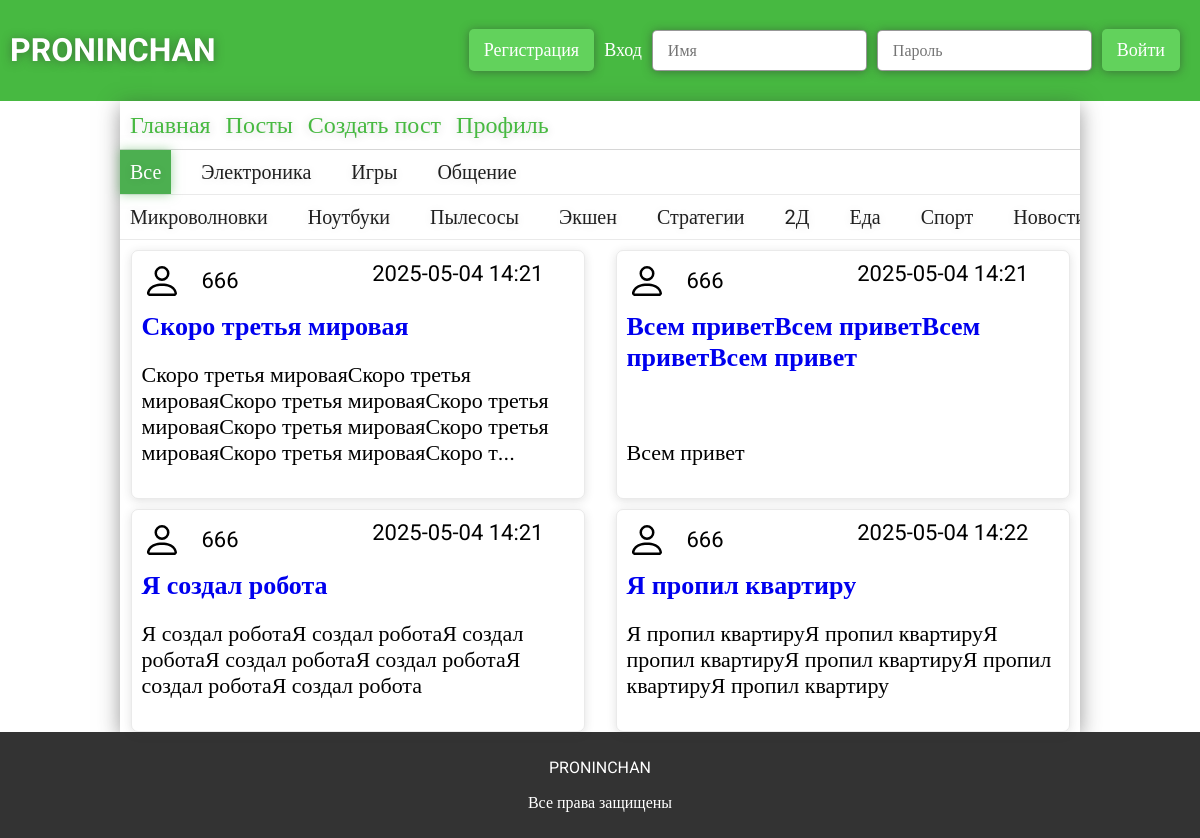
/posts, run on an earlier commit of the app's database.
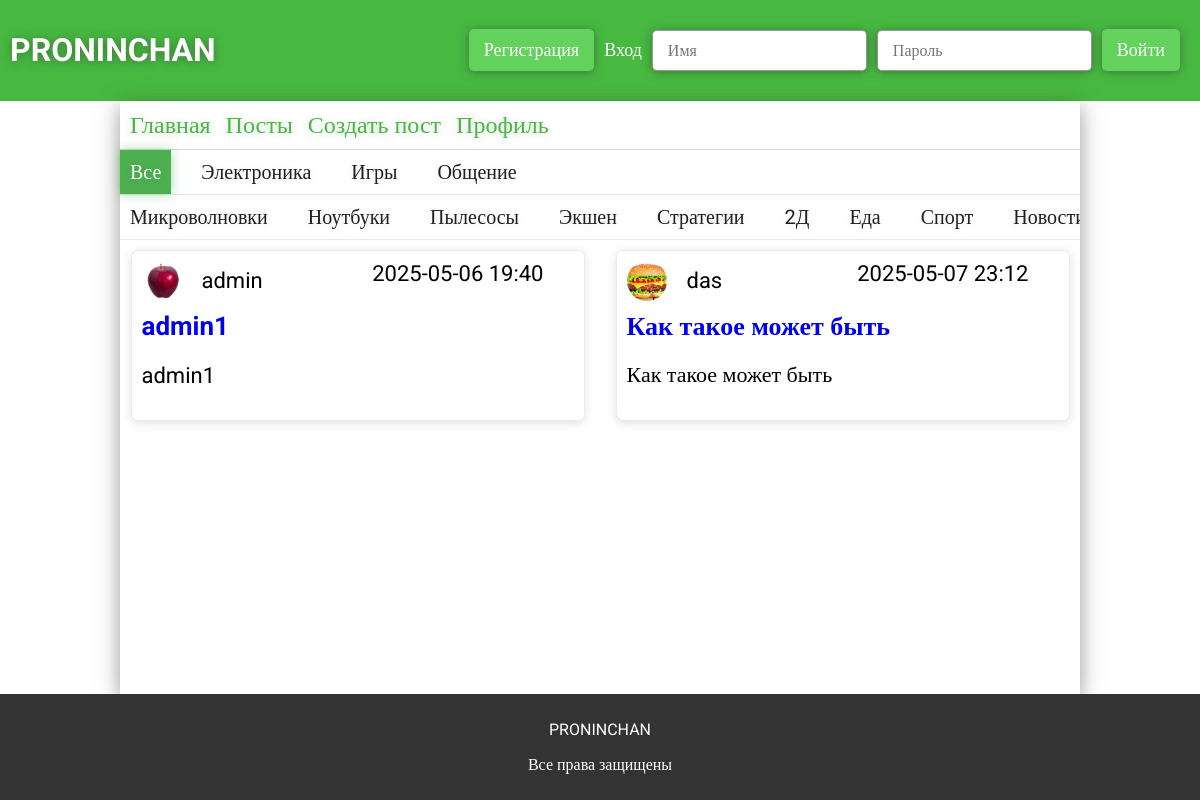
And on a later commit of the database.
### app.py (models this page shows)
class ForumSections(db.Model):
    __tablename__ = 'forum_sections'
    id = db.Column(db.Integer, primary_key=True)
    section = db.Column(db.String(32), unique=True, nullable=False)
    category = db.relationship('ForumCategory', backref='section', lazy=True, cascade="all, delete-orphan")
    posts = db.relationship('ForumPosts', backref='section', lazy=True, cascade="all, delete-orphan")

class ForumCategory(db.Model):
    __tablename__ = 'forum_categories'
    id = db.Column(db.Integer, primary_key=True)
    category = db.Column(db.String(32), unique=True, nullable=False)
    section_id = db.Column(db.Integer, db.ForeignKey('forum_sections.id'), nullable=False)
    posts = db.relationship('ForumPosts', backref='category', lazy=True, cascade="all, delete-orphan")

class ForumPosts(db.Model):
    __tablename__ = 'forum_posts'
    id = db.Column(db.Integer, primary_key=True)
    user_id = db.Column(db.Integer, db.ForeignKey('users.id'), nullable=False)
    theme = db.Column(db.String(124), nullable=False)
    text = db.Column(db.Text, nullable=False)
    section_id = db.Column(db.Integer, db.ForeignKey('forum_sections.id'), nullable=False)
    category_id = db.Column(db.Integer, db.ForeignKey('forum_categories.id'), nullable=False)
    created_at = db.Column(db.DateTime, default=datetime.now)
    user = db.relationship("Users", backref="posts")
    sections = db.relationship("ForumSections")
    categories = db.relationship("ForumCategory")
    all_comments = db.relationship("ForumComments", backref="forum_post", cascade="all, delete-orphan")

class Users(db.Model):
    __tablename__ = 'users'
    id = db.Column(db.Integer, primary_key=True)
    username = db.Column(db.String(32), unique=True, nullable=False)
    photo = db.Column(db.String(124))
    email = db.Column(db.String(64), unique=True, nullable=False)
    password = db.Column(db.String(30), nullable=False)
    access = db.Column(db.String(64), nullable=False, default='user')
    all_posts = db.relationship("ForumPosts", backref="user_author", cascade="all, delete-orphan")
    all_comments = db.relationship("ForumComments", backref="user_author")

### app.py (the view)
@app.route('/posts')
def posts():
    sections = ForumSections.query.all()
    category = ForumCategory.query.all()
    posts = ForumPosts.query.all()
    if 'user' in session:
        try:
            access = (Users.query.filter_by(id=session['user']).first()).access
        except:
            return redirect(url_for('logout'))
        return render_template('posts.html', posts=posts, category=category, sections=sections, access=access)
    else:
        return render_template('posts.html', posts=posts, category=category, sections=sections)

### templates/posts.html (shortened to what this page needs)
{% extends 'main.html' %}
{% block main %}
<link rel="stylesheet" href="{{url_for('static', filename='css/posts.css')}}">
<div class="posts">
    <div class="posts-sections">
        <p class="section" data-section-id="all">Все</p>
        {% for section in sections %}
            <p class="section" data-section-id="{{section.id}}">{{section.section}}</p>
        {% endfor %}
    </div>
    <div class="posts-categories">
        {% for category in category %}
            <p class="category" data-section-id="{{category.section_id}}" data-category-id="{{category.id}}">{{category.category}}</p>
        {% endfor %}
    </div>
    <div class="posts-container">
        {% for post in posts %}
            <div class="post" id="post-{{post.id}}" data-section-id="{{post.sections.id}}" data-category-id="{{post.categories.id}}">
                <div class="posts-container-created">
                    <div>
                        <img src="{{ url_for('static', filename=post.user.photo) if post.user.photo else url_for('static', filename='img/person.svg') }}" alt="">
                        <p class="user-{{post.user.id}}">{{post.user.username}}{% if access == 'admin' %}<button class="ban-button" value="{{post.user.id}}" data-user="{{post.user.username}}">забанить</button>{% endif %}</p>
                    </div>
                    <p class="post-created">{{post.created_at.strftime('%Y-%m-%d %H:%M')}}</p>
                </div>
                <a class="post-theme" href="{{url_for('post', post=post.id)}}">{{post.theme | truncate(40, True, '...')}}</a>
                <p class="post-text"  data-text="{{post.text}}">{{post.text | truncate(150, True, '...')}}</p>
            </div>
        {% endfor %}
    </div>
</div>
{% endblock %}

### templates/main.html (shortened to what this page needs)
{% extends 'base.html' %}

### templates/base.html (shortened to what this page needs)
<!DOCTYPE html>
<html lang="en">
<head>
    <link rel="stylesheet" href="{{ url_for('static', filename='css/base.css') }}">
</head>
<body>
    <header class="header">
        <h1>PRONINCHAN</h1>
        <div>
            {% if not session['user'] %}
            <button id="reg-btn">Регистрация</button>
            <form action="" id="log-form">
                <p id="log-message">Вход</p>
                <input type="text" name="login" id="login" placeholder="Имя">
                <input type="password" name="password" id="password" placeholder="Пароль">
                <button>Войти</button>
            </form>
            {% else %}
                <button><a href="{{url_for('logout')}}">Выйти</a></button>
            {% endif %}
        </div>
    </header>
    <main class="main">
        <div class="main-links">
            <a href="{{url_for('main')}}">Главная</a>
            <a href="{{url_for('posts')}}">Посты</a>
            <a href="{{url_for('create')}}">Создать пост</a>
            <a href="{{url_for('profile')}}">Профиль</a>
        </div>
        {% block main %}{% endblock %}
    </main>
    <footer class="footer">
        <p>PRONINCHAN</p>
        <p>Все права защищены</p>
    </footer>
</body>
</html>

### static/css/base.css (style rules this page uses)
* { font-family: "Roboto"; }
body { margin: 0; padding: 0; display: flex; flex-direction: column; min-height: 100vh; }
header { padding: 10px; background-color: #47b941; display: flex; justify-content: space-between; align-items: center; }
header h1 { color: white; text-shadow: 0 1px 10px rgba(51, 51, 51, 0.5); }
header div { display: flex; align-items: center; }
header div form { display: flex; align-items: center; gap: 10px; }
header div button { padding: 10px 15px; border: none; border-radius: 5px; background-color: #62d25c; color: white; margin-right: 10px; font-size: 18px; cursor: pointer; transition: 0.3s ease; box-shadow: 0 1px 10px rgba(51, 51, 51, 0.5); }
header div input { margin: 0; padding: 10px 15px; border-radius: 5px; font-size: 16px; border: 1px solid rgba(51, 51, 51, 0.5); box-shadow: 0 1px 10px rgba(51, 51, 51, 0.5); }
header div p { font-size: 18px; color: white; }
.main { box-shadow: 0px 5px 20px rgba(51, 51, 51, 0.5); width: 80%; margin: 0 auto; display: flex; flex-direction: column; flex: 1; }
.main .main-links { padding: 10px; display: flex; gap: 15px; font-size: 24px; border-bottom: 1px solid rgba(51, 51, 51, 0.2); }
.main .main-links a { text-decoration: none; color: #47b941; transition: 0.3s ease; text-shadow: 0 1px 10px rgba(51, 51, 51, 0.2); }
.footer { background-color: rgb(51, 51, 51); color: white; text-align: center; padding: 10px; }

### static/css/posts.css (style rules this page uses)
.posts .posts-sections, .posts .posts-categories { display: flex; border-bottom: 1px solid rgba(51, 51, 51, 0.1); gap: 20px; transition: 0.3s ease; }
.posts .posts-sections p, .posts .posts-categories p { margin: 0; padding: 10px 10px; cursor: pointer; font-size: 20px; color: rgb(31, 31, 31); text-shadow: 0 1px 10px rgba(51, 51, 51, 0.1); }
.posts .posts-categories { overflow: hidden; }
.posts .posts-container { margin-top: 10px; display: flex; flex-wrap: wrap; gap: 10px; justify-content: space-around; }
.posts .posts-container .post { width: 45%; padding: 10px; border: 1px solid rgba(51, 51, 51, 0.1); box-shadow: 0 2px 10px rgba(51, 51, 51, 0.15); border-radius: 7px; overflow: hidden; display: flex; flex-direction: column; flex-wrap: wrap; position: relative; }
.posts .posts-container .post .post-theme { flex: 1; text-decoration: none; font-size: 26px; font-weight: bolder; margin: 10px 0; }
.posts .posts-container .post .post-text { font-size: 22px; margin-top: 10px; }
.posts .posts-container .post div { display: flex; justify-content: space-between; font-size: 22px; }
.posts .posts-container .post div p { margin: 0; }
.posts .posts-container .posts-container-created div { display: flex; align-items: center; }
.posts .posts-container .posts-container-created div img { width: 40px; height: 40px; border-radius: 50%; overflow: hidden; -o-object-fit: cover; object-fit: cover; margin-right: 20px; }
.posts .posts-container .posts-container-created .post-created { margin-right: 30px; }
.active { background-color: #4CAF50; color: white !important; box-shadow: 0 0 10px rgba(76, 175, 80, 0.5); text-shadow: 0 1px 10px rgba(51, 51, 51, 0.1); }

What changed in the data, as far as the page shows it:
removed ForumPosts: user.username "666", created_at "2025-05-04 14:21", theme "Скоро третья мировая", text "Скоро третья мироваяСкоро третья мироваяСкоро третья мироваяСкоро третья мироваяСкоро третья мироваяСкоро третья мироваяСкоро третья мироваяСкоро т..."
removed ForumPosts: user.username "666", created_at "2025-05-04 14:21", theme "Всем приветВсем приветВсем приветВсем привет", text "Всем привет"
removed ForumPosts: user.username "666", created_at "2025-05-04 14:21", theme "Я создал робота", text "Я создал роботаЯ создал роботаЯ создал роботаЯ создал роботаЯ создал роботаЯ создал роботаЯ создал робота"
removed ForumPosts: user.username "666", created_at "2025-05-04 14:22", theme "Я пропил квартиру", text "Я пропил квартируЯ пропил квартируЯ пропил квартируЯ пропил квартируЯ пропил квартируЯ пропил квартиру"
added ForumPosts: photo (picture), user.username "admin", created_at "2025-05-06 19:40", theme "admin1", text "admin1"
added ForumPosts: photo (picture), user.username "das", created_at "2025-05-07 23:12", theme "Как такое может быть", text "Как такое может быть"
